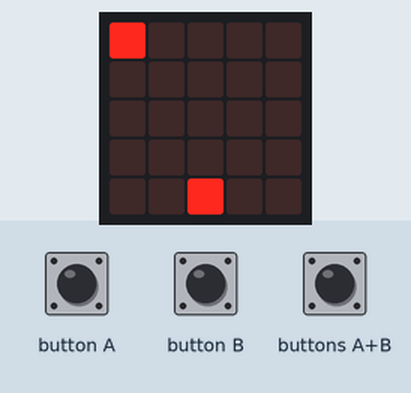
Bench run of a program on a simulated BBC micro:bit (MakeCode). Shown: the board's 5×5 LED display. Inputs (shaded band) come from the test bench. Random numbers come from a fixed seed; the short countdown, score and lost-life animations are approximate; the run ends where the board's game-over animation would start. At 6.7 s the program stops and its outputs stay as they are.

Above: at 1.2 s.
1.3 s: button A pressed for 0.15 s
At 1.98 s:
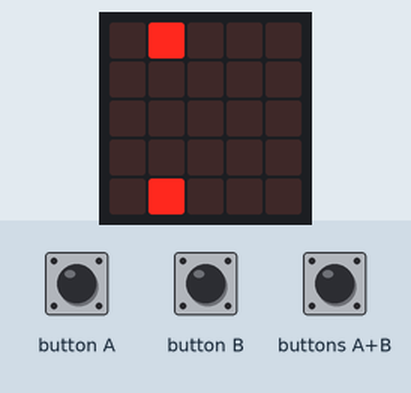
2.0 s: buttons A+B pressed for 0.15 s
At 2.22 s:
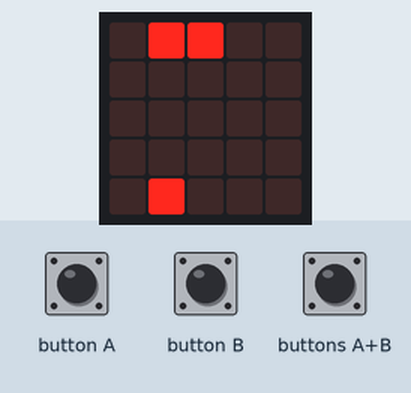
2.7 s: button A pressed for 0.15 s
At 3.36 s:
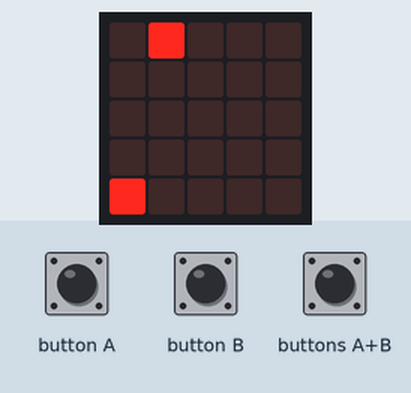
3.4 s: button B pressed for 0.15 s
At 4.03 s:
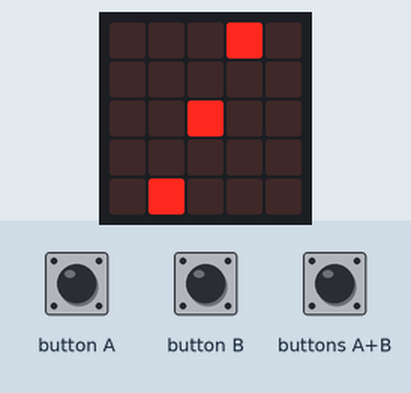
4.1 s: button B pressed for 0.15 s
At 6.9 s:
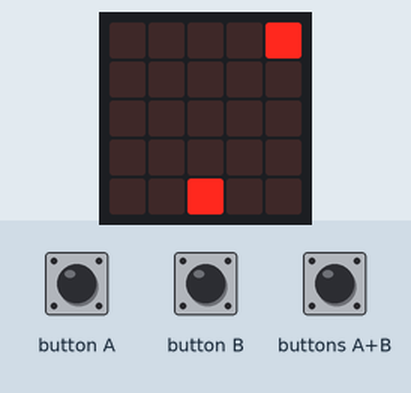
Timing chart, 0 to 8.2 s (numbered marks = the images above; inputs shaded):
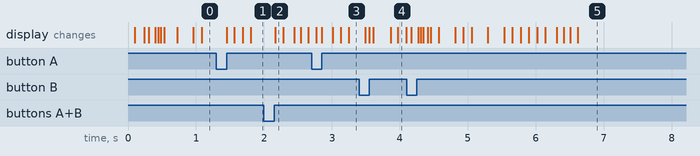

The program:

main.ts
```typescript
input.onButtonPressed(Button.A, function () {
    自己.change(LedSpriteProperty.X, -1)
})
input.onButtonPressed(Button.AB, function () {
    子彈 = game.createSprite(自己.get(LedSpriteProperty.X), 自己.get(LedSpriteProperty.Y))
    for (let index = 0; index < 4; index++) {
        子彈.change(LedSpriteProperty.Y, -1)
    }
    basic.pause(100)
    if (子彈.isTouching(敵人)) {
        game.addScore(1)
    }
    子彈.delete()
})
input.onButtonPressed(Button.B, function () {
    自己.change(LedSpriteProperty.X, 1)
})
let 敵人子彈: game.LedSprite = null
let 射擊機率 = 0
let 子彈: game.LedSprite = null
let 敵人: game.LedSprite = null
let 自己: game.LedSprite = null
自己 = game.createSprite(2, 4)
敵人 = game.createSprite(randint(0, 4), 0)
game.setLife(3)
basic.forever(function () {
    敵人.change(LedSpriteProperty.X, randint(-1, 1))
    basic.pause(100)
})
basic.forever(function () {
    射擊機率 = randint(1, 2)
    if (射擊機率 == 1) {
        敵人子彈 = game.createSprite(敵人.get(LedSpriteProperty.X), 敵人.get(LedSpriteProperty.Y))
        for (let index = 0; index < 4; index++) {
            敵人子彈.change(LedSpriteProperty.Y, 1)
            basic.pause(100)
        }
        if (敵人子彈.isTouching(自己)) {
            game.removeLife(1)
        }
        敵人子彈.delete()
    }
    basic.pause(1000)
})
```

test.ts
```typescript
// 在這裡測試；當此封包作為擴充功能時，將不會編譯此內容。
```
